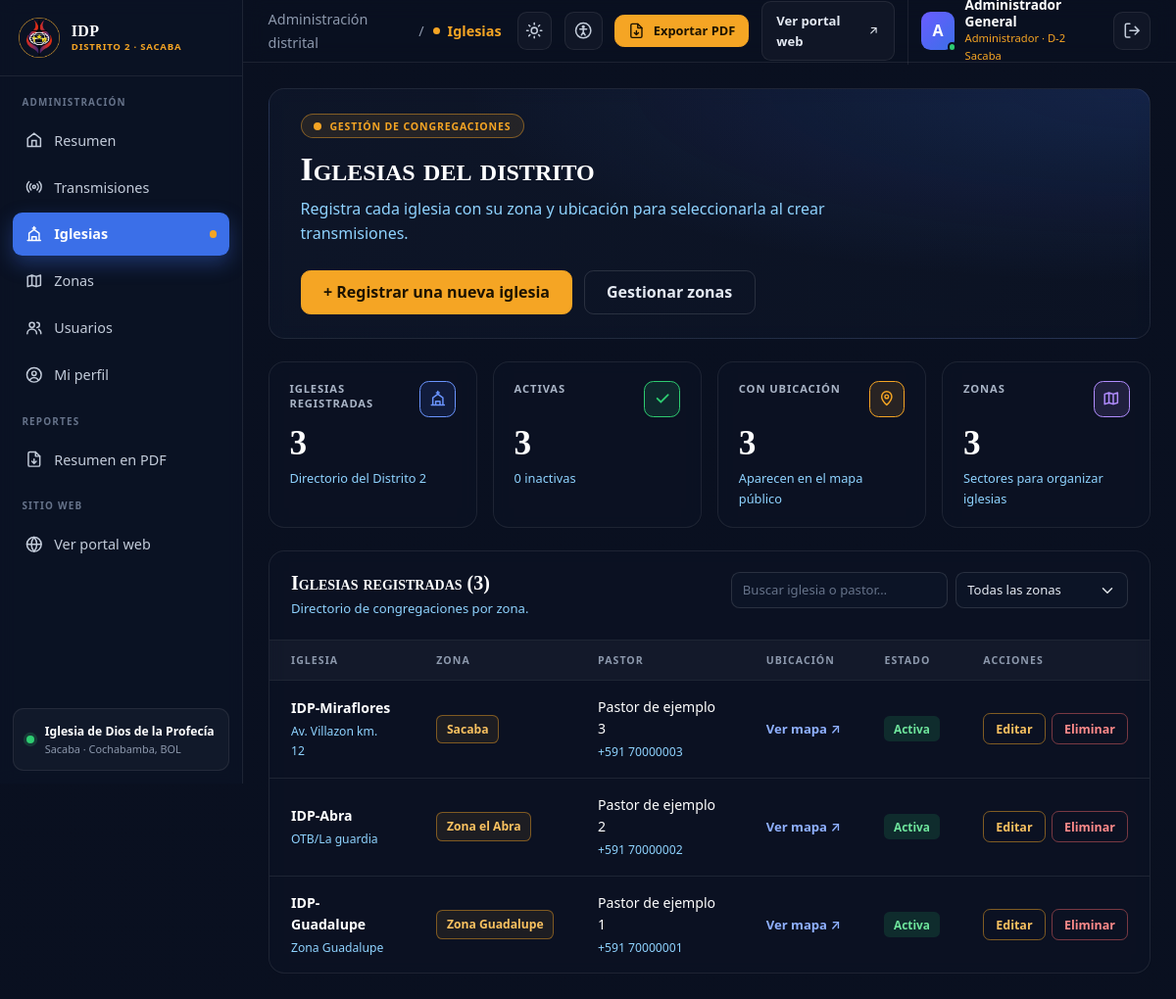
Page /index.php?r=iglesias (signed in) on the committed database.
### tables this page shows
CREATE TABLE iglesias (
    id         BIGINT        NOT NULL AUTO_INCREMENT,
    zona_id    BIGINT        NOT NULL,
    nombre     VARCHAR(150)  NOT NULL,
    direccion  VARCHAR(200)  NOT NULL,
    latitud    DECIMAL(10,7) NULL,
    longitud   DECIMAL(10,7) NULL,
    pastor     VARCHAR(120)  NULL,
    telefono   VARCHAR(25)   NULL,
    horarios   TEXT          NULL,
    activa     TINYINT(1)    NOT NULL DEFAULT 1,
    imagen     VARCHAR(255)  NULL,
    PRIMARY KEY (id),
    KEY iglesias_zona_id_idx (zona_id),
    CONSTRAINT iglesias_latitud_check  CHECK (latitud  BETWEEN -90  AND 90),
    CONSTRAINT iglesias_longitud_check CHECK (longitud BETWEEN -180 AND 180),
    CONSTRAINT iglesias_zona_id_fkey FOREIGN KEY (zona_id) REFERENCES zonas (id)
);

CREATE TABLE zonas (
    id      BIGINT       NOT NULL AUTO_INCREMENT,
    nombre  VARCHAR(100) NOT NULL,
    PRIMARY KEY (id),
    UNIQUE KEY zonas_nombre_key (nombre)
);

### app/controllers/BaseController.php (called while the page is built, shortened)
<?php
abstract class BaseController {
    protected function render(string $view, array $vars = []): void {
        extract($vars);
        require __DIR__.'/../views/layouts/header.php';
        require __DIR__.'/../views/'.$view.'.php';
    }
}

### app/controllers/IglesiaController.php (called while the page is built, shortened)
<?php
class IglesiaController extends BaseController {
    private ?IglesiaRepository $repo = null;
    public function index(): void {
        $formulario = $_SESSION['iglesia_formulario'] ?? ['id' => '0', 'activa' => '1'];
        $this->render('iglesias/index', [
            'iglesias' => $this->repo()->todas(),
            'zonas' => $this->repo()->zonas(),
            'mapaConfig' => require __DIR__.'/../../config/maps.php',
            'formulario' => $formulario,
        ]);
    }
    private function repo(): IglesiaRepository {
        return $this->repo ??= new IglesiaRepository($this->db);
    }
}

### public/index.php (called while the page is built, shortened)
<?php
require __DIR__.'/../app/controllers/BaseController.php';
require __DIR__.'/../app/controllers/IglesiaController.php';
require __DIR__.'/../app/controllers/ReporteController.php';
$ruta = $_GET['r'] ?? 'inicio';
$rutas = [
    'inicio' => ['GET', TransmisionController::class, 'inicio'],
    'transmisiones' => ['GET', TransmisionController::class, 'sala'],
    'encuentranos' => ['GET', IglesiaController::class, 'encuentranos'],
    'login' => ['GET', AuthController::class, 'login'],
    'registro' => ['GET', AuthController::class, 'registro'],
    'registrar' => ['POST', AuthController::class, 'registrar'],
    'entrar' => ['POST', AuthController::class, 'entrar'],
    'salir' => ['POST', AuthController::class, 'salir'],
    'resumen' => ['GET', PanelController::class, 'resumen'],
    'reporte_resumen' => ['GET', ReporteController::class, 'resumen'],
    'usuarios' => ['GET', UsuarioController::class, 'index'],
    'guardar_usuario' => ['POST', UsuarioController::class, 'guardar'],
    'asignar_rol' => ['POST', UsuarioController::class, 'asignarRol'],
    'mi_perfil' => ['GET', UsuarioController::class, 'miPerfil'],
    'admin' => ['GET', TransmisionController::class, 'admin'],
    'zonas' => ['GET', ZonaController::class, 'index'],
    'guardar_zona' => ['POST', ZonaController::class, 'guardar'],
    'eliminar_zona' => ['POST', ZonaController::class, 'eliminar'],
    'iglesias' => ['GET', IglesiaController::class, 'index'],
    'guardar_iglesia' => ['POST', IglesiaController::class, 'guardar'],
    'eliminar_iglesia' => ['POST', IglesiaController::class, 'eliminar'],
    'guardar' => ['POST', TransmisionController::class, 'guardar'],
    'eliminar' => ['POST', TransmisionController::class, 'eliminar'],
];
try {
    $controlador = new $rutas[$ruta][1]();
    $accion = $rutas[$ruta][2];
    $controlador->$accion();
} catch (Throwable $e) {
    error_log((string) $e);
    http_response_code(500);
    echo 'No se pudo completar la operación. Revisa la configuración y el registro de PHP.';
}

### app/repositories/IglesiaRepository.php (called while the page is built, shortened)
<?php
class IglesiaRepository {
    public function todas(): array {
        $sql = 'SELECT i.*, z.nombre AS zona
                FROM iglesias i
                JOIN zonas z ON z.id = i.zona_id
                ORDER BY i.id DESC';
        return $this->db->query($sql)->fetchAll(PDO::FETCH_CLASS, Iglesia::class);
    }
}

### app/views/iglesias/index.php (the view, shortened to what this page needs)
<?php
$editando = (int) ($formulario['id'] ?? 0) > 0;
$activas = count(array_filter($iglesias, fn($i) => $i->activa));
$conUbicacion = count(array_filter($iglesias, fn($i) => $i->latitud !== null && $i->longitud !== null));
?>
<link rel="stylesheet" href="assets/vendor/leaflet/leaflet.css">
<section class="admin-encabezado">
    <div>
        <span class="admin-insignia"><span class="admin-punto" aria-hidden="true"></span>Gestión de congregaciones</span>
        <h1>Iglesias del distrito</h1>
        <p>Registra cada iglesia con su zona y ubicación para seleccionarla al crear transmisiones.</p>
    </div>
    <div class="admin-bienvenida-acciones">
        <?php if ($editando): ?>
            <a class="btn admin-btn-oro" href="index.php?r=iglesias#nueva">+ Registrar nueva iglesia</a>
        <?php else: ?>
            <button class="btn admin-btn-oro" type="button" data-abrir-dialogo="dialogo-iglesia" <?= !$zonas ? 'disabled' : '' ?>>+ Registrar una nueva iglesia</button>
        <?php endif; ?>
        <a class="btn admin-btn-linea" href="index.php?r=zonas">Gestionar zonas</a>
    </div>
</section>
<section class="row g-3" aria-label="Resumen">
    <div class="col-12 col-sm-6 col-xl-3"><article class="admin-stat h-100">
        <div class="admin-stat-cabecera"><span>Iglesias registradas</span><span class="admin-stat-icono azul"><svg viewBox="0 0 24 24" fill="none" stroke="currentColor" stroke-width="2" stroke-linecap="round" stroke-linejoin="round" aria-hidden="true"><path d="M12 2v4M10 4h4M5 21V11l7-5 7 5v10M9 21v-5h6v5M3 21h18"/></svg></span></div>
        <strong><?= count($iglesias) ?></strong>
        <p>Directorio del Distrito 2</p>
    </article></div>
    <div class="col-12 col-sm-6 col-xl-3"><article class="admin-stat h-100">
        <div class="admin-stat-cabecera"><span>Activas</span><span class="admin-stat-icono verde"><svg viewBox="0 0 24 24" fill="none" stroke="currentColor" stroke-width="2.5" stroke-linecap="round" aria-hidden="true"><path d="m5 12 5 5L20 7"/></svg></span></div>
        <strong><?= $activas ?></strong>
        <p><?= count($iglesias) - $activas ?> inactiva<?= count($iglesias) - $activas === 1 ? '' : 's' ?></p>
    </article></div>
    <div class="col-12 col-sm-6 col-xl-3"><article class="admin-stat h-100">
        <div class="admin-stat-cabecera"><span>Con ubicación</span><span class="admin-stat-icono oro"><svg viewBox="0 0 24 24" fill="none" stroke="currentColor" stroke-width="2" aria-hidden="true"><path d="M12 21s-7-6.2-7-11.5a7 7 0 0 1 14 0C19 14.8 12 21 12 21z"/><circle cx="12" cy="9.5" r="2.5"/></svg></span></div>
        <strong><?= $conUbicacion ?></strong>
        <p>Aparecen en el mapa público</p>
    </article></div>
    <div class="col-12 col-sm-6 col-xl-3"><article class="admin-stat h-100">
        <div class="admin-stat-cabecera"><span>Zonas</span><span class="admin-stat-icono morado"><svg viewBox="0 0 24 24" fill="none" stroke="currentColor" stroke-width="2" stroke-linecap="round" stroke-linejoin="round" aria-hidden="true"><path d="M9 4 3 6v14l6-2 6 2 6-2V4l-6 2-6-2zM9 4v14M15 6v14"/></svg></span></div>
        <strong><?= count($zonas) ?></strong>
        <p>Sectores para organizar iglesias</p>
    </article></div>
</section>
<section class="admin-panel admin-tabla-panel">
        <div class="admin-tabla-cabecera">
            <div>
                <h2>Iglesias registradas (<?= count($iglesias) ?>)</h2>
                <p class="admin-panel-sub">Directorio de congregaciones por zona.</p>
            </div>
            <div class="admin-filtros">
                <input class="form-control form-control-sm" type="search" data-buscar="tabla-iglesias" placeholder="Buscar iglesia o pastor…" aria-label="Buscar iglesia">
                <select class="form-select form-select-sm" data-filtro="zona" data-tabla="tabla-iglesias" aria-label="Filtrar por zona">
                    <option value="">Todas las zonas</option>
                </select>
            </div>
        </div>
        <?php if (!$iglesias): ?>
            <div class="admin-vacio">Todavía no hay iglesias registradas.</div>
        <?php else: ?>
            <div class="admin-tabla-scroll">
                <table class="admin-tabla" id="tabla-iglesias">
                    <thead>
                        <tr><th>Iglesia</th><th>Zona</th><th>Pastor</th><th>Ubicación</th><th>Estado</th><th>Acciones</th></tr>
                    </thead>
                    <tbody>
                        <?php foreach ($iglesias as $iglesia): ?>
                            <tr data-zona="<?= htmlspecialchars($iglesia->zona) ?>">
                                <td>
                                    <strong><?= htmlspecialchars($iglesia->nombre) ?></strong>
                                    <small><?= htmlspecialchars($iglesia->direccion) ?></small>
                                </td>
                                <td><span class="admin-chip"><?= htmlspecialchars($iglesia->zona) ?></span></td>
                                <td>
                                    <?php if ($iglesia->pastor !== null): ?>
                                        <strong class="admin-normal"><?= htmlspecialchars($iglesia->pastor) ?></strong>
                                    <?php else: ?>
                                        <span class="admin-tenue">Sin asignar</span>
                                    <?php endif; ?>
                                    <?php if ($iglesia->telefono !== null): ?><small><?= htmlspecialchars($iglesia->telefono) ?></small><?php endif; ?>
                                </td>
                                <td>
                                    <?php if ($iglesia->latitud !== null && $iglesia->longitud !== null): ?>
                                        <a class="admin-enlace" href="https://www.openstreetmap.org/?mlat=<?= rawurlencode($iglesia->latitud) ?>&amp;mlon=<?= rawurlencode($iglesia->longitud) ?>#map=17/<?= rawurlencode($iglesia->latitud) ?>/<?= rawurlencode($iglesia->longitud) ?>" target="_blank" rel="noopener noreferrer">Ver mapa ↗</a>
                                    <?php else: ?>
                                        <span class="admin-tenue">Sin ubicación</span>
                                    <?php endif; ?>
                                </td>
                                <td><span class="admin-estado <?= $iglesia->activa ? 'activa' : 'inactiva' ?>"><?= $iglesia->activa ? 'Activa' : 'Inactiva' ?></span></td>
                                <td>
                                    <div class="admin-acciones">
                                        <a class="admin-accion" href="index.php?r=iglesias&amp;editar=<?= (int) $iglesia->id ?>#formulario-iglesia">Editar</a>
                                        <form method="post" action="index.php?r=eliminar_iglesia" onsubmit="return confirm('¿Eliminar esta iglesia? Esta acción no se puede deshacer.')">
                                            <button class="admin-accion peligro" type="submit">Eliminar</button>
                                        </form>
                                    </div>
                                </td>
                            </tr>
                        <?php endforeach; ?>
                    </tbody>
                </table>
            </div>
        <?php endif; ?>
</section>

### rows in the picture
iglesias: nombre "IDP-Miraflores", direccion "Av. Villazon km. 12", zona.nombre "Sacaba", pastor "Pastor de ejemplo 3", telefono "+591 70000003", activa "Activa"
iglesias: nombre "IDP-Abra", direccion "OTB/La guardia", zona.nombre "Zona el Abra", pastor "Pastor de ejemplo 2", telefono "+591 70000002", activa "Activa"
iglesias: nombre "IDP-Guadalupe", direccion "Zona Guadalupe", zona.nombre "Zona Guadalupe", pastor "Pastor de ejemplo 1", telefono "+591 70000001", activa "Activa"

### other values in the picture
$tituloMenu "ADMINISTRACIÓN"
$texto "Resumen"
$texto "Transmisiones"
$texto "Iglesias"
$texto "Zonas"
$texto "Usuarios"
$texto "Mi perfil"
$adminMenu[$ipdRuta][0] "Iglesias"
$adminInicial "A"
$rolEtiqueta "Administrador"
count($iglesias) "3"
$activas "3"
count($iglesias) - $activas "0"
$conUbicacion "3"
count($zonas) "3"
